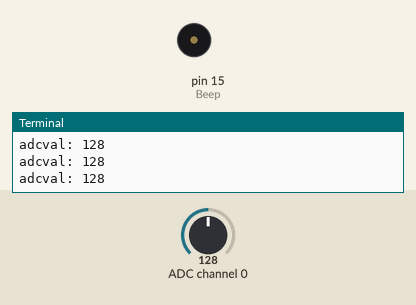
Simulated run of this program. Board: Raspberry Pi (header pin numbers). Shown: buzzer (waves = sounding, pin HIGH), the last lines printed to the terminal. Inputs (shaded band) come from the test bench; at power-on: ADC channel 0 = 128 (analog values on the 0–255 scale). Library files of the repository ran but are not shown: ADC0832.py; pins used as bus, display or sensor lines are not drawn.

Above: at 1.2 s.
1.3 s: ADC channel 0 set to 198
3.2 s: ADC channel 0 set to 205
At 6.1 s:
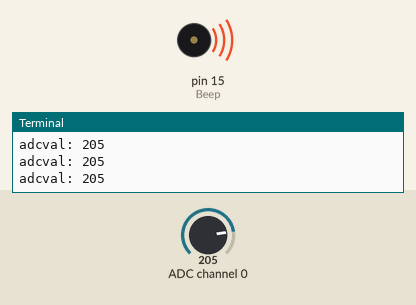
6.2 s: ADC channel 0 set to 197
At 7.2 s:
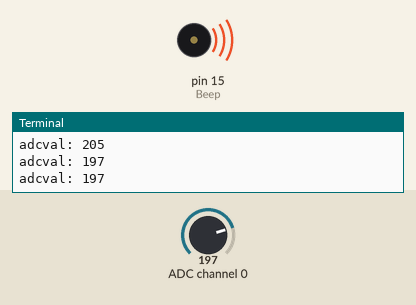
7.7 s: ADC channel 0 set to 203
At 8.9 s:
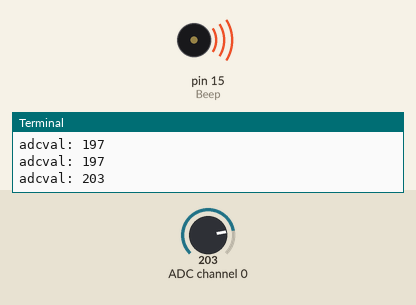
Timing chart, 0 to 11.7 s (numbered marks = the images above; inputs shaded):
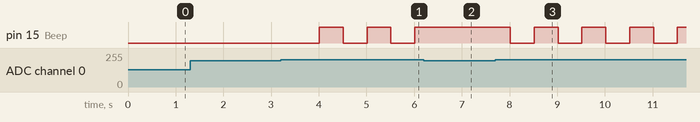

Measured:
- the behaviour switches between 200 and 201 on ADC channel 0 (found by bisection; images 0 and 1)
- after the input at 3.2 s, pin 15 (Beep): alternates HIGH for 0.50 s and LOW for 0.50 s, starting after 0.81 s
- after the input at 6.2 s, pin 15 (Beep): stays HIGH (without the input it goes to LOW after 0.31 s)
- after the input at 7.7 s, pin 15 (Beep): alternates HIGH for 0.50 s and LOW for 0.50 s, starting after 0.32 s

The program:

14_tempMonitor.py
```python
#!/usr/bin/env python
import ADC0832 as ADC
import RPi.GPIO as GPIO
import time

Beep = 15

def setup():
	ADC.setup()
	GPIO.setup(Beep, GPIO.OUT)

def beep():
	GPIO.output(Beep, 0)
	time.sleep(0.5)
	GPIO.output(Beep, 1)
	time.sleep(0.5)

def loop():
	while True:
		analogVal = ADC.getResult(0)
		print 'adcval:', analogVal
		if analogVal > 200:
			beep()
		else:
			time.sleep(0.5)

if __name__ == '__main__':
	try:
		setup()
		loop()
	except KeyboardInterrupt:
		pass
```
